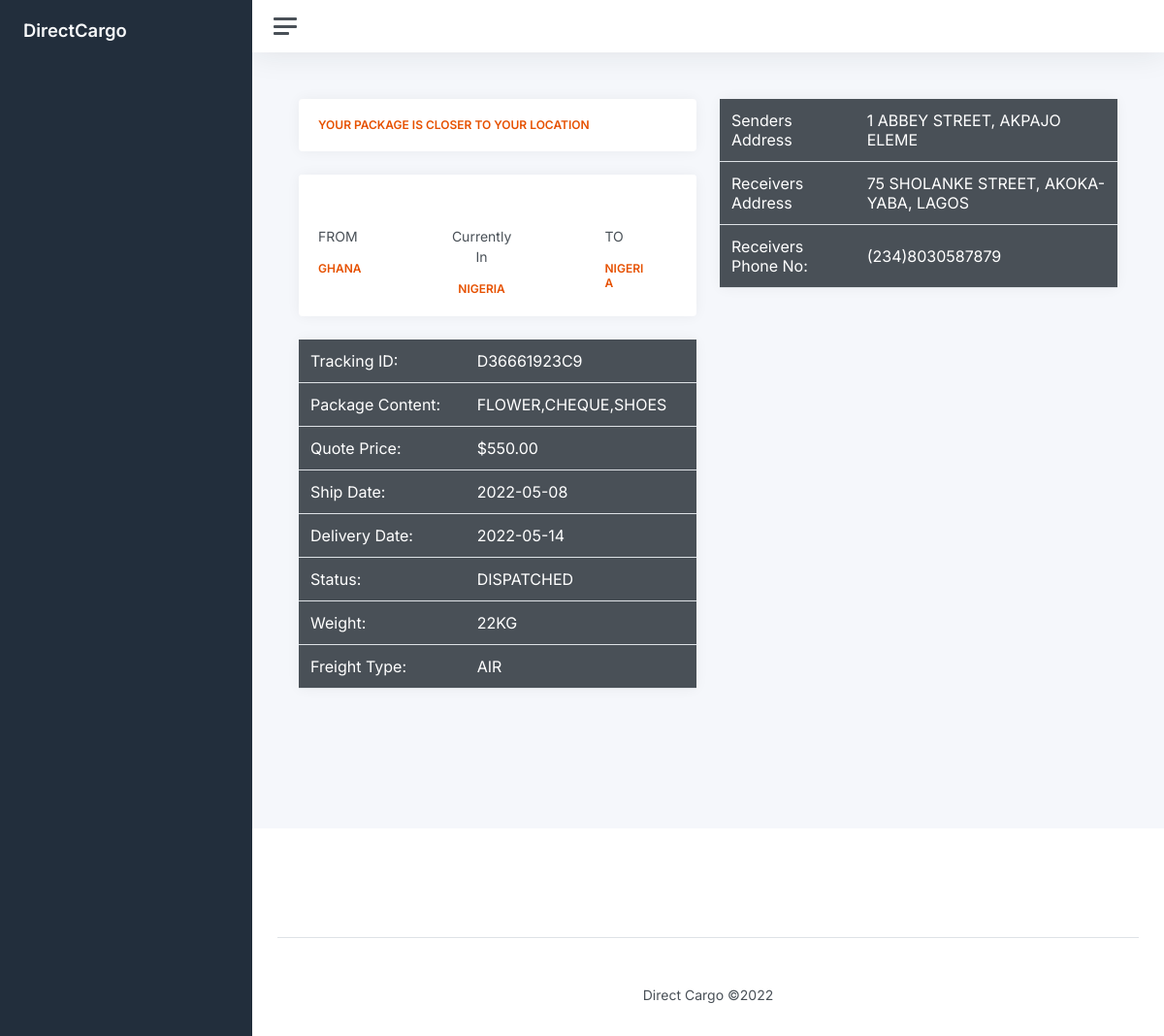
The page /dashboard/tracks/trackorder.php?trackingid=D36661923C9 on the database its author committed.
### tables this page shows
CREATE TABLE `tracks` (
  `track_no` int(11) NOT NULL,
  `admin_id` int(30) NOT NULL,
  `tracking_id` varchar(11) NOT NULL,
  `to_location` text NOT NULL,
  `from_location` text NOT NULL,
  `current_location` text NOT NULL,
  `goods_description` text NOT NULL,
  `freight_type` text NOT NULL,
  `status` text NOT NULL,
  `amount` int(11) NOT NULL,
  `to_country` text NOT NULL,
  `from_country` text NOT NULL,
  `weight` int(11) NOT NULL,
  `ship_date` date NOT NULL DEFAULT current_timestamp(),
  `delivery_date` date NOT NULL DEFAULT current_timestamp(),
  `receiver_name` text NOT NULL,
  `receiver_phone_number` varchar(20) NOT NULL,
  `sender_name` text NOT NULL
);

### dashboard/tracks/trackorder.php (the view, shortened to what this page needs)
<?php
    include "nne/connect.php";
    if (isset($_GET['trackingid']) ) {
  $tid = $_GET['trackingid'];
        $sql0 = "SELECT * FROM tracks WHERE  tracking_id='$tid' ORDER BY track_no DESC";
        $result0 = $conn->query($sql0);
        $row0 = $result0->fetch_assoc();
    }
?>
<!DOCTYPE html>
<html lang="en">
<head>
	<link href="css/app.css" rel="stylesheet">
</head>
<body>
	<div class="wrapper">
		<nav id="sidebar" class="sidebar js-sidebar">
			<div class="sidebar-content js-simplebar">
				<a class="sidebar-brand" href="index.html">
                <span class="align-middle">DirectCargo</span>
        </a>
				<ul class="sidebar-nav">
		</nav>
		<div class="main">
			<nav class="navbar navbar-expand navbar-light navbar-bg">
				<a class="sidebar-toggle js-sidebar-toggle">
          <i class="hamburger align-self-center"></i>
        </a>
			</nav>
		<div class="main">
		<div class="main">
			<main class="content">
				<div class="container-fluid p-0">
					<div class="row">
						<div class="col-12 col-lg-6">
						<div class="card">
								<div class="card-body">
								<div class="row progress-content upper-text">
                                <marquee><h2 class=" text-uppercase no-margin card-title mb-0" style="font-size: 12px; color: #e65100;">
                                <?php
                                if($row0["status"] == "shipped" || $row0["status"] == "SHIPPED"){
                                    echo "YOUR PACKAGE IS ON ITS WAY";
                                }
                                elseif($row0["status"] == "dispatched" || $row0["status"] == "DISPATCHED"){
                                    echo    "YOUR PACKAGE IS CLOSER TO YOUR LOCATION";
                                }
                                elseif($row0["status"] == "delivered"|| $row0["status"] == "DELIVERED" ){
                                    echo    "YOUR PACKAGE HAS BEEN DELIVERED ";
                                }
                                ?></h2></marquee>
                        </div>
								</div>
							</div>
						<div class="card">
								<div class="card-header">
								</div>
								<div class="card-body">
								<div class="row progress-content upper-text">
                            <div class="col-md-3 col-xs-8 col-sm-2">
                                <p class="fs-12 no-margin">FROM</p>
                                <h2 class=" text-uppercase no-margin card-title mb-0" style="font-size: 12px; color: #e65100;"><?php echo $row0["from_country"]?></h2>
                            </div>
                            <div class="col-md-1 col-xs-8 col-sm-3">
                            </div>
                            <div class="col-md-3 col-xs-8 col-sm-4 text-center">
                                <p >Currently In</p>
                                <h2 class="text-uppercase card-title mb-0" style=" font-size: 12px; color: #e65100;"><?php echo $row0["current_location"]?></h2>
                            </div>
                            <div class="col-md-2 col-xs-8 col-sm-1 no-pad">
                            </div>
                            <div class="col-md-2 col-xs-8 col-sm-2 text-right">
                                <p class="fs-12 no-margin">TO</p>
                                <h2 class="fs-15 text-uppercase card-title mb-0" style="font-size: 12px; color: #e65100;"><?php echo $row0["to_country"]?></h2>
                            </div>
                        </div>
								</div>
							</div>
		<div class="row">
	<div class="col-12 col-lg-12 col-xxl-12 d-flex">
		<div class="card flex-fill" >
			<table class="table table-hover text-white my-0" style="background-color: #495057;">
					<tbody>
					<tr>
					<td>Tracking ID:</td>
						<td class=" d-xl-table-cell text-uppercase"><?php echo $row0["tracking_id"]?></td>
					</tr>
					<tr>
				  <td >Package Content:</td>
				  <td class="d-xl-table-cell text-uppercase" ><?php echo $row0["goods_description"]?></td>
			  </tr>
			  <tr>
				  <td >Quote Price:</td>
				  <td class="d-xl-table-cell text-uppercase"><?php echo "$".$row0["amount"].".00"?></td>
			  </tr>
			  <tr>
				  <td >Ship Date:</td>
				  <td class="d-xl-table-cell text-uppercase"><?php echo $row0["ship_date"]?></td>
			  </tr>
			  <tr>
				  <td >Delivery Date:</td>
				  <td class="d-xl-table-cell text-uppercase"><?php echo $row0["delivery_date"]?></td>
			  </tr>
			  <tr>
				  <td >Status:</td>
				  <td class="d-xl-table-cell text-uppercase"style="text-transform:uppercase;"><?php echo $row0["status"]?></td>
			  </tr>
			  <tr>
				  <td >Weight:</td>
				  <td class="d-xl-table-cell text-uppercase"><?php echo $row0["weight"]."kg"?></td>
			  </tr>
			  <tr>
				  <td >Freight Type:</td>
				  <td class="d-xl-table-cell text-uppercase"><?php echo $row0["freight_type"]?></td>
			  </tr>
					</tbody>
				</table>
			</div>
	</div>
</div>
						</div>
						<div class="col-12 col-lg-6">
						<div class="row">
						<div class="col-12 col-lg-12 col-xxl-12 d-flex">
							<div class="card flex-fill">
								<table class="table table-hover text-white my-0" style="background-color: #495057;">
                                        <tbody>
											<tr>
										<td>Senders Address</td>
											<td class=" d-xl-table-cell text-uppercase"><?php echo $row0["from_location"]?></td>
										</tr>
										<tr>
											<td>Receivers Address</td>
											<td class="  d-md-table-cell text-uppercase"><?php echo $row0["to_location"]?></td>
										</tr>
										<tr>
					<td >Receivers Phone No:</td>
					<td class=" d-md-table-cell text-uppercase"><?php echo $row0["receiver_phone_number"]?></td>
				</tr>
                                        </tbody>
                                    </table>
							</div>
						</div>
					</div>
						</div>
					</div>
				</div>
			</main>
		</div>
        <footer class="footer">
				<div class="container-fluid">
				<div class="row pt-5 mt-5 text-center">
          <div class="col-md-12">
            <div class="border-top pt-5">
            <p>
            Direct Cargo &copy;<script>document.write(new Date().getFullYear());</script>
            </p>
            </div>
          </div>
        </div>
				</div>
			</footer>
	</div>
</body>
</html>

### rows shown on the page
tracks: from_country "GHANA", current_location "NIGERIA", to_country "NIGERIA", tracking "D36661923C9", goods_description "FLOWER,CHEQUE,SHOES", amount "550", ship_date "2022-05-08", delivery_date "2022-05-14", status "DISPATCHED", weight "22", freight_type "AIR", from_location "1 ABBEY STREET, AKPAJO ELEME", to_location "75 SHOLANKE STREET, AKOKA- YABA, LAGOS", receiver_phone_number "(234)8030587879"
